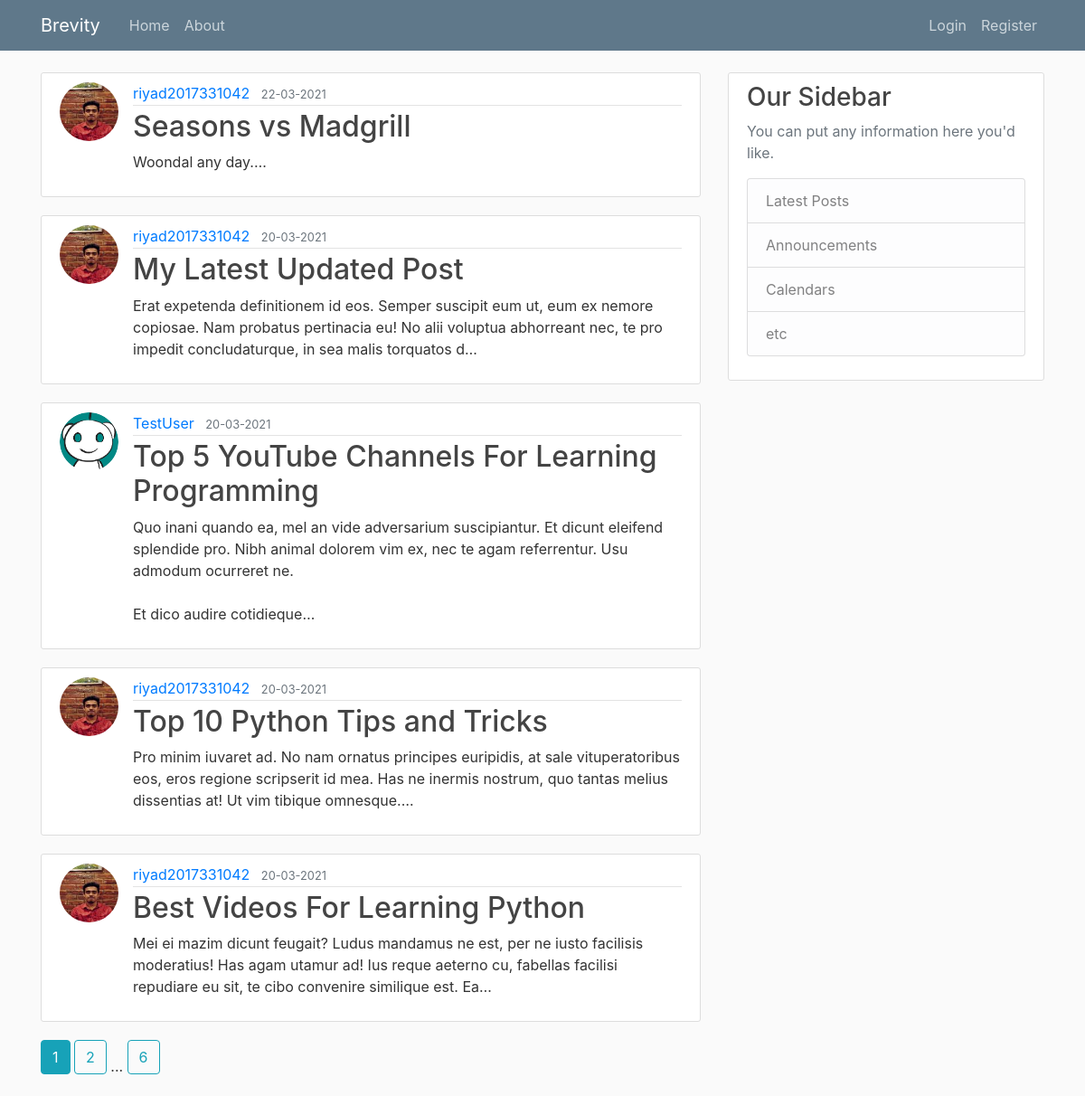
Page /home on the earlier database version.
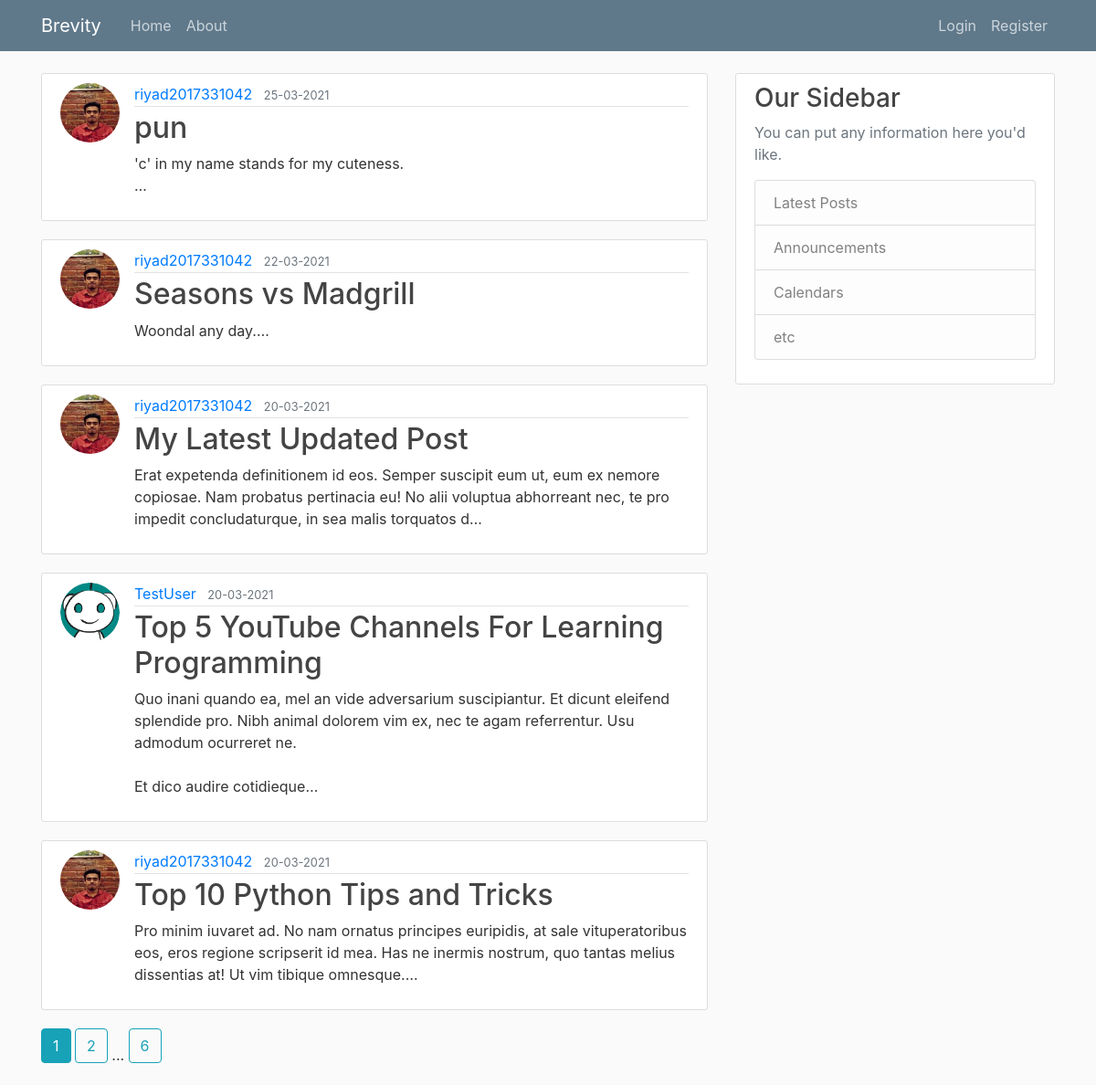
Same page on the later database version.
### brevity/models.py (models this page shows, shortened)
class Post(db.Model):
    id = db.Column(db.Integer, primary_key=True)
    title = db.Column(db.String(100), nullable=False)
    date_posted = db.Column(db.DateTime, nullable=False, default=datetime.utcnow)
    content = db.Column(db.Text, nullable=False)
    user_id = db.Column(db.Integer, db.ForeignKey('user.id'), nullable=False)

class User(db.Model, UserMixin):
    id = db.Column(db.Integer, primary_key=True)
    username = db.Column(db.String(20), unique=True, nullable=False)
    email = db.Column(db.String(120), unique=True, nullable=False)
    image_file = db.Column(db.String(20), nullable=False, default='default.jpg')
    password = db.Column(db.String(60), nullable=False)
    posts = db.relationship('Post', backref='author', lazy=True)                    #By default SQLAlchemy guess the relationship to be one to many as posts returns a list of post.

### brevity/main/routes.py (the view)
@main.route("/")
@main.route("/home")
def home():
    page = request.args.get('page', 1, type = int)                  # type = int : to raise value error when someone passes anything other than int.
    posts = Post.query.order_by(Post.date_posted.desc()).paginate(page = page, per_page = 5)
    return render_template("home.html", posts = posts)

### brevity/templates/home.html
{% extends "layout.html" %}
{% block content %}
    {% for post in posts.items %}
        <article class="media content-section">
            <img class="rounded-circle article-img" src="{{ url_for('static', filename = 'profile_pics/' + post.author.image_file)}}">
            <div class="media-body">
                <div class="article-metadata">
                    <a class="mr-2" href="{{ url_for('users.user_posts', username=post.author.username) }}">{{ post.author.username }}</a>
                    <small class="text-muted">{{ post.date_posted.strftime('%d-%m-%Y') }}</small>
                </div>
                <h2><a class="article-title" href="{{ url_for('posts.post', post_id=post.id) }}">{{ post.title }}</a></h2>
                <p class="article-content">{{ post.content[:200] }}<span>&#8230;</span></p>
            </div>
        </article>
    {% endfor %}
    {% for page_num in posts.iter_pages(left_edge=1, right_edge=1, left_current=1, right_current=2) %}
        {% if page_num %}
            {% if posts.page == page_num %}
                <a class="btn btn-info mb-4" href="{{ url_for('main.home', page = page_num) }}">{{ page_num }}</a>
            {% else %}
                <a class="btn btn-outline-info mb-4" href="{{ url_for('main.home', page = page_num) }}">{{ page_num }}</a>
            {% endif %}
        {% else %}
            ...
        {% endif %}
    {% endfor %}
{% endblock content %}

Differences in the rows shown:
no longer on this page (row unchanged): Post: image_file (picture), author.username "riyad2017331042", date_posted "20-03-2021", title "Best Videos For Learning Python", content "Mei ei mazim dicunt feugait? Ludus mandamus ne est, per ne iusto facilisis moderatius! Has agam utamur ad! Ius reque aeterno cu, fabellas facilisi repudiare eu sit, te cibo convenire similique est. Ea"
added Post: image_file (picture), author.username "riyad2017331042", date_posted "25-03-2021", title "pun", content "'c' in my name stands for my cuteness."
